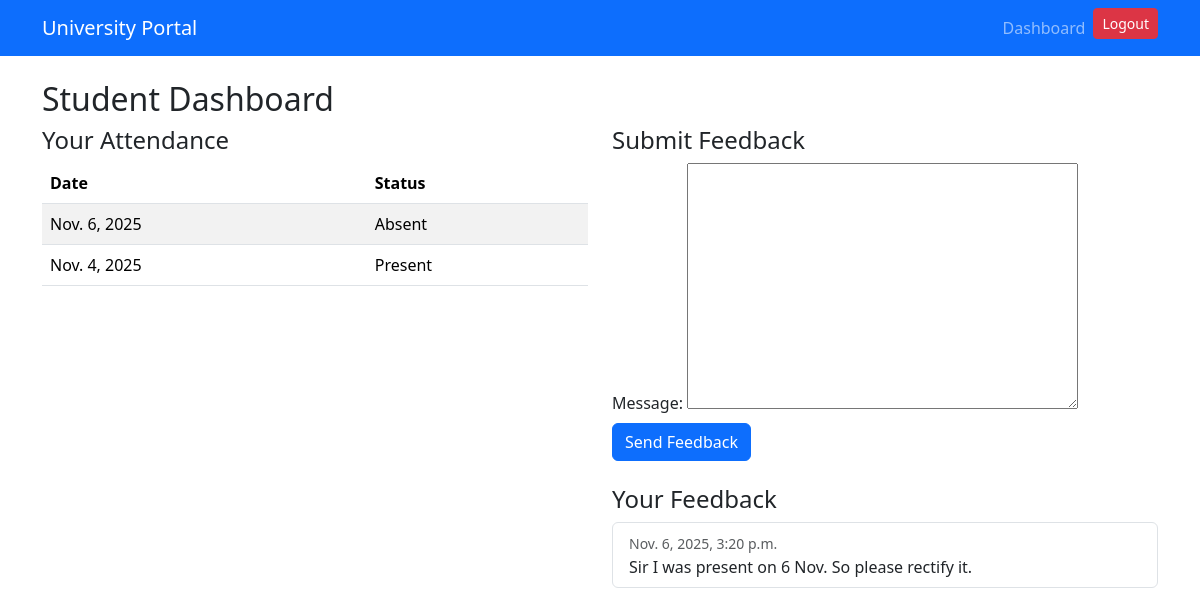
The page /accounts/dashboard/ (signed in) on the database its author committed.
### attendance/models.py (models this page shows, shortened)
class Attendance(models.Model):
    student = models.ForeignKey(CustomUser, on_delete=models.CASCADE, limit_choices_to={'role': 'student'})
    date = models.DateField(default=timezone.localdate)
    STATUS_CHOICES = [('present','Present'), ('absent','Absent'), ('late','Late')]
    status = models.CharField(max_length=10, choices=STATUS_CHOICES, default='present')
    recorded_by = models.ForeignKey(CustomUser, on_delete=models.SET_NULL, null=True, blank=True, related_name='recorded_attendances', limit_choices_to={'role': 'teacher'})

class Feedback(models.Model):
    student = models.ForeignKey(CustomUser, on_delete=models.CASCADE, limit_choices_to={'role': 'student'})
    message = models.TextField()
    created_at = models.DateTimeField(auto_now_add=True)

### attendance/views.py (the view)
# urls.py: path('dashboard/', views.dashboard, name='dashboard'),
@login_required
def dashboard(request):
    user = request.user
    context = {}
    if user.role == 'admin':
        context['attendances'] = Attendance.objects.all().order_by('-date')[:50]
        context['feedbacks'] = Feedback.objects.all().order_by('-created_at')[:50]
        template = 'dashboard_admin.html'
    elif user.role == 'teacher':
        context['attendances'] = Attendance.objects.all().order_by('-date')[:50]
        context['feedbacks'] = Feedback.objects.all().order_by('-created_at')[:50]
        context['attendance_form'] = AttendanceForm()
        template = 'dashboard_teacher.html'
    else:
        context['attendances'] = Attendance.objects.filter(student=user).order_by('-date')[:50]
        context['feedbacks'] = Feedback.objects.filter(student=user).order_by('-created_at')[:50]
        context['feedback_form'] = FeedbackForm()
        template = 'dashboard_student.html'
    return render(request, template, context)

### attendance/forms.py
class FeedbackForm(forms.ModelForm):
    class Meta:
        model = Feedback
        fields = ('message',)

### templates/dashboard_student.html (shortened to what this page needs)
{% extends 'base.html' %}
{% block content %}
<h2>Student Dashboard</h2>
<div class="row">
  <div class="col-md-6">
    <h4>Your Attendance</h4>
    <div class="table-responsive">
      <table class="table table-striped">
        <thead><tr><th>Date</th><th>Status</th></tr></thead>
        <tbody>
          {% for a in attendances %}
            <tr><td>{{ a.date }}</td><td>{{ a.get_status_display }}</td></tr>
          {% empty %}
            <tr><td colspan="2">No attendance found.</td></tr>
          {% endfor %}
        </tbody>
      </table>
    </div>
  </div>
  <div class="col-md-6">
    <h4>Submit Feedback</h4>
    <form method="post" action="{% url 'add_feedback' %}">
      {{ feedback_form.message.label_tag }} {{ feedback_form.message }}
      <div class="mt-2">
        <button class="btn btn-primary">Send Feedback</button>
      </div>
    </form>
    <h4 class="mt-4">Your Feedback</h4>
    <div class="list-group">
      {% for f in feedbacks %}
        <div class="list-group-item">
          <small class="text-muted">{{ f.created_at }}</small>
          <p class="mb-0">{{ f.message }}</p>
        </div>
      {% empty %}
        <div class="list-group-item">No feedback yet.</div>
      {% endfor %}
    </div>
  </div>
</div>
{% endblock %}

### templates/base.html (shortened to what this page needs)
<!doctype html>
<html lang="en">
<head>
  <link href="https://cdn.jsdelivr.net/npm/bootstrap@5.3.2/dist/css/bootstrap.min.css" rel="stylesheet">
</head>
<body>
<nav class="navbar navbar-expand-lg navbar-dark bg-primary">
  <div class="container">
    <a class="navbar-brand" href="/">University Portal</a>
    <div class="collapse navbar-collapse">
      <ul class="navbar-nav ms-auto">
        {% if user.is_authenticated %}
          <li class="nav-item"><a class="nav-link" href="{% url 'dashboard' %}">Dashboard</a></li>
           <form method="post" action="{% url 'logout' %}" style="display:inline;">
  <button type="submit" class="btn btn-danger btn-sm">Logout</button>
</form>
        {% else %}
          <li class="nav-item"><a class="nav-link" href="{% url 'login' %}">Login</a></li>
          <li class="nav-item"><a class="nav-link" href="{% url 'signup' %}">Sign Up</a></li>
        {% endif %}
      </ul>
    </div>
  </div>
</nav>
<div class="container py-4">
  {% block content %}{% endblock %}
</div>
</body>
</html>

### rows shown on the page
Attendance: date "Nov. 6, 2025", status "Absent"
Attendance: date "Nov. 4, 2025", status "Present"
Feedback: created_at "Nov. 6, 2025, 3:20 p.m.", message "Sir I was present on 6 Nov. So please rectify it."

### other values the page prints
{{ feedback_form.message.label_tag }} "Message:"
